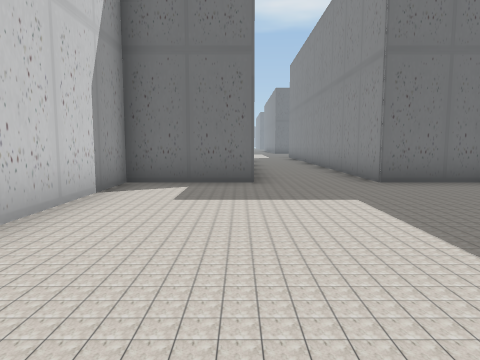
view 1 (above)

16 first-person views from a walk through a Unity game level. The camera is 1.5 m above the floor, tilts 6° down and sees 70° across. The floor is counted in squares, 2 m on a side. Each view is taken from the middle of a square. On the plan, view 1 faces up. The plan holds only what a view shows up to about 11 squares ahead; the rest is blank. The place goes on beyond the plan.

view 2
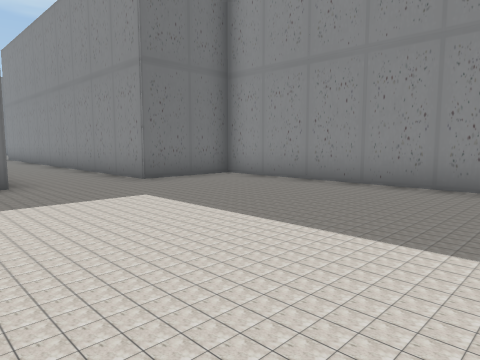

view 3
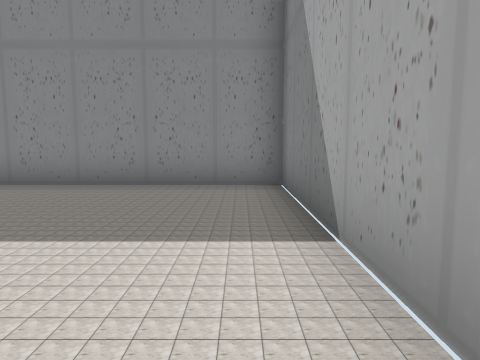

view 4
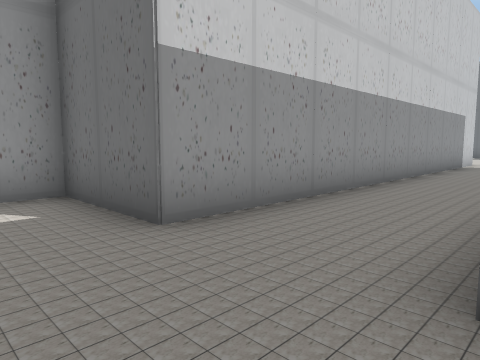

view 5
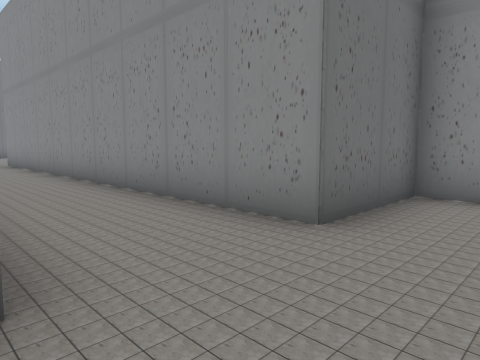

view 6
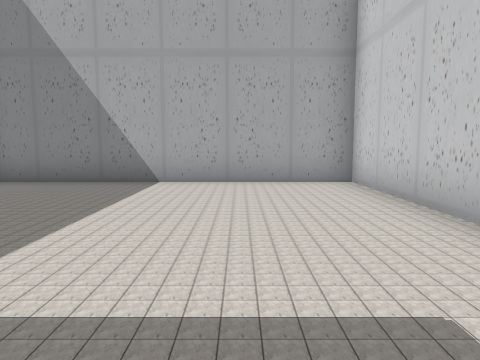

view 7
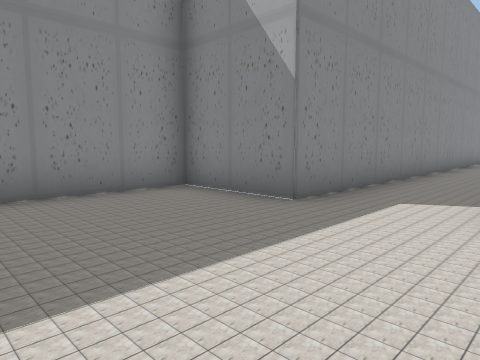

view 8
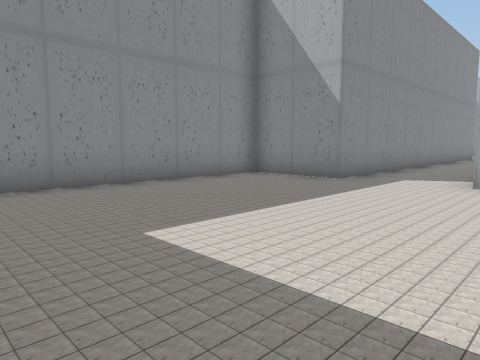

view 9
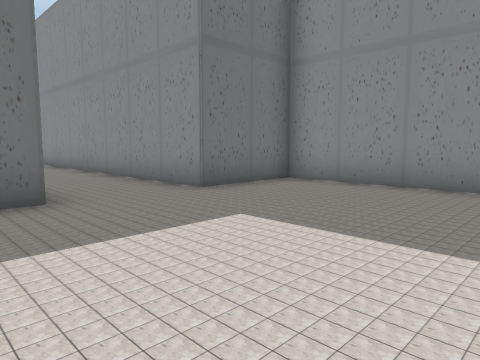

view 10
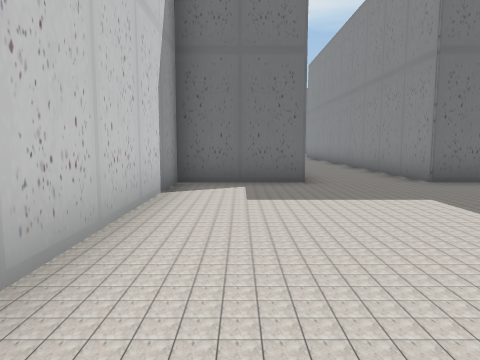

view 11
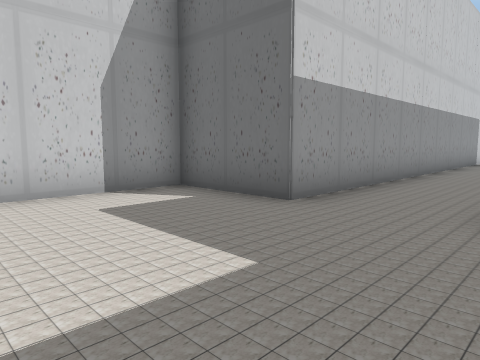

view 12
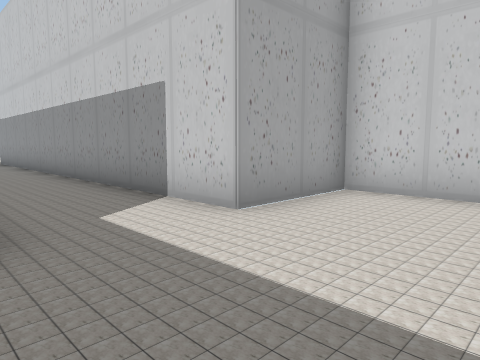

view 13
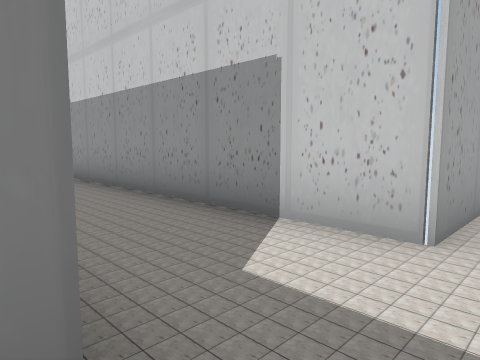

view 14
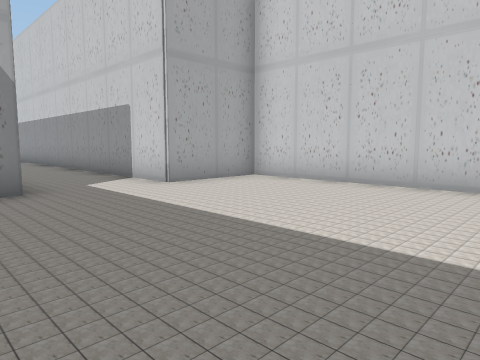

view 15
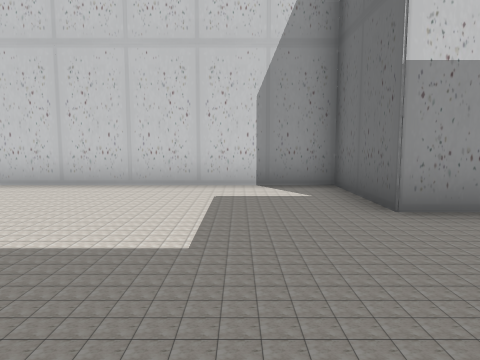

view 16
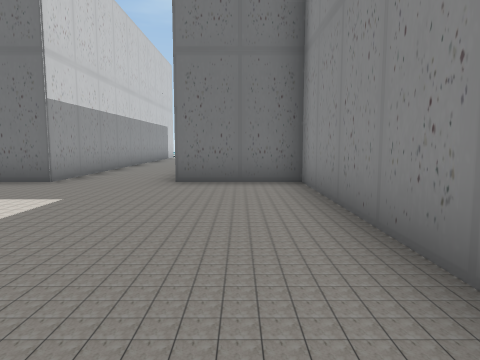

### Floor plan
Ten units are one square. View 1 is at (0, 0); x grows to the right and y downward. Boxes are objects, and circles mark ways between rooms. Rooms are numbered by the first view taken in them; rooms with no view inside come last. Other rooms are left out.
<svg viewBox="-27 -500 84 513">
<path fill="none" stroke="#000" d="M3 -192 3 -67 -22 -67 -22 8 52 8 52 -67 27 -67 27 -192M27 -192 52 -192 52 -267 27 -267 27 -339M3 -393 3 -267 -22 -267 -22 -192 3 -192M52 -416 52 -467 26 -467M26 -393 31 -393M3 -495 3 -467 -22 -467 -22 -393 3 -393"/>
<circle cx="15" cy="-190" r="3" fill="#2a7"/>
<circle cx="15" cy="-390" r="3" fill="#2a7"/>
<text x="10" y="-70">1</text>
<text x="10" y="-270">2</text>
<text x="10" y="-440">3</text>
</svg>
Room 1 opens to room 2. Room 2 opens to room 3.

Where each view was taken, in squares from view 1:
view 1: 0 up, 0 right, facing up
view 2: 0 up, 1 left, facing up-right
view 3: 0 up, 1 left, facing right
view 4: 5 up, 3 right, facing up-left
view 5: 5 up, 0 right, facing up-right
view 6: 6 up, 0 right, facing down
view 7: 23 up, 0 right, facing down-right
view 8: 26 up, 1 left, facing down-right
view 9: 22 up, 1 left, facing up-right
view 10: 20 up, 1 left, facing up
view 11: 23 up, 3 right, facing up-left
view 12: 22 up, 3 right, facing down-left
view 13: 40 up, 3 right, facing down-left
view 14: 45 up, 4 right, facing down-left
view 15: 45 up, 4 right, facing left
view 16: 40 up, 4 right, facing up
